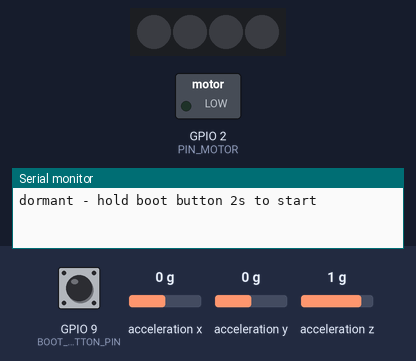
Simulated run of this sketch. Board: ESP32-C3. Parts: 4 RGB LEDs in strip order, left to right, switched loads named in the sketch (green lamp = pin HIGH), the last lines printed to the serial monitor. Wiring (inferred from the names in the program): MPU-6050 motion sensor at I2C address 0x68. Inputs (shaded band) come from the test bench; at power-on: GPIO 9 (BOOT_BUTTON_PIN) HIGH, acceleration y 0 g, acceleration x 0 g, acceleration z 1 g. Dim RGB values are drawn brighter than linear; random numbers use the default seed unless the sketch sets one.

Above: at 3.2 s.
3.3 s: GPIO 9 (BOOT_BUTTON_PIN) pulled LOW for 3.2 s
At 6.3 s:
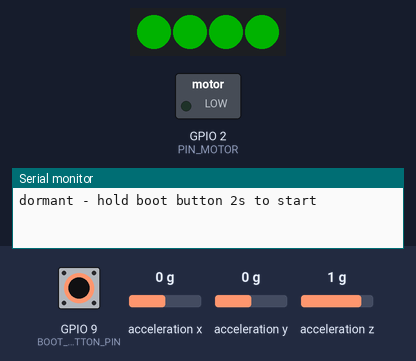
9.5 s: acceleration y set to -1.4 g
12.5 s: GPIO 9 (BOOT_BUTTON_PIN) pulled LOW for 3.2 s
At 15.0 s:
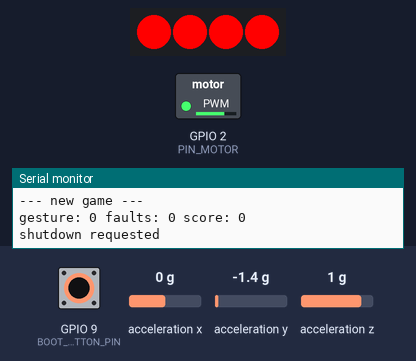
17.2 s: GPIO 9 (BOOT_BUTTON_PIN) pulled LOW for 3.2 s
At 20.9 s:
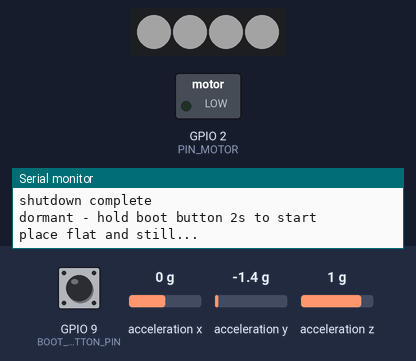
23.4 s: acceleration x set to -0.4 g
26.4 s: acceleration x set to -0.7 g
At 32.5 s:
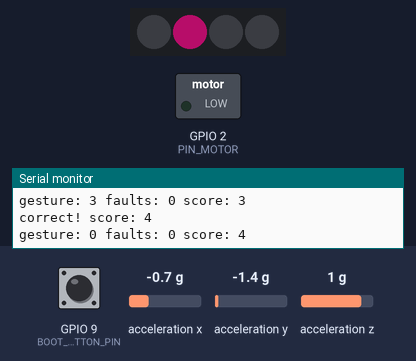
Timing chart, 0 to 38.8 s (numbered marks = the images above; inputs shaded):
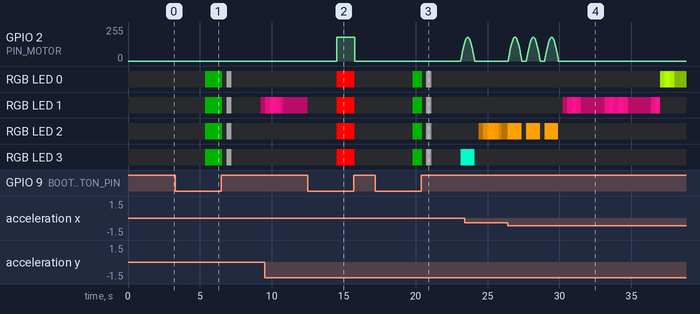

The sketch:

stones.ino
```cpp
#include <Wire.h>
#include <Adafruit_NeoPixel.h>
#include "settings.h"
#include "sensors.h"
#include "motor.h"
#include "motion.h"
#include "boot_button.h"
#include "leds.h"

// ---------------------------------------------------------------------------
// STARTUP
// ---------------------------------------------------------------------------

// Block until the stone is flat and still, then flash green to confirm ready.
void waitStill() {
  Serial.println("place flat and still...");
  bool isStill = false;
  while (!isStill) {
    ledWaitStill();

    int16_t samples[10];
    long sumX = 0;
    for (int i = 0; i < 10; i++) {
      samples[i] = readAX();
      sumX += samples[i];
      delay(20);
    }
    int16_t meanX = sumX / 10;
    int maxDev = 0;
    for (int i = 0; i < 10; i++) {
      int dev = abs(samples[i] - meanX);
      if (dev > maxDev) maxDev = dev;
    }
    if (maxDev < 500) isStill = true;
  }

  pixels.fill(pixels.Color(0, 255, 0));
  pixels.setBrightness(60);
  pixels.show();
  delay(800);
  clearLED();
  Serial.println("ready");
}

// Sit dormant (LEDs off) until the boot button is held for LONG_PRESS_TIME.
// All LEDs flash green at the 2s mark while the button is still held.
// Returns once the button is released after the threshold.
void waitForStartup() {
  clearLED();
  resetButtonState();
  Serial.println("dormant - hold boot button 2s to start");

  bool showingGreen = false;

  while (true) {
    bool released = checkBootButtonLongPress();

    if (checkBootButtonThresholdReached()) {
      showingGreen = true;
    }

    if (showingGreen) {
      pixels.fill(pixels.Color(0, 255, 0));
      pixels.setBrightness(60);
      pixels.show();
    }

    if (released) {
      clearLED();
      return;
    }

    delay(16);
  }
}

// ---------------------------------------------------------------------------
// SHUTDOWN
// ---------------------------------------------------------------------------

// Called after ledBreathe() sets shutdownRequested.
// At this point the button has been held for exactly LONG_PRESS_TIME.
// Flash red, wait for release, then lock out for LONG_PRESS_TIME so the
// same held gesture cannot immediately register as a startup.
void runShutdown() {
  motorOff();

  // All LEDs red + haptic pulse to confirm shutdown
  pixels.fill(pixels.Color(255, 0, 0));
  pixels.setBrightness(255);
  pixels.show();
  motorBuzz(180);

  // Wait for button release
  while (digitalRead(BOOT_BUTTON_PIN) == LOW) {
    delay(16);
  }
  delay(DEBOUNCE_TIME);
  motorOff();
  clearLED();

  // Lockout: ignore all input for LONG_PRESS_TIME so the release
  // cannot bleed into the next startup detection loop
  delay(LONG_PRESS_TIME);

  Serial.println("shutdown complete");
}

// ---------------------------------------------------------------------------
// ARDUINO ENTRY POINTS
// ---------------------------------------------------------------------------

void setup() {
  pinMode(PIN_MOTOR, OUTPUT);
  digitalWrite(PIN_MOTOR, LOW);

  // Attach LEDC before the serial delay so the motor pin is under PWM
  // control (duty 0) from the very start, with no window for a glitch.
  ledcAttach(PIN_MOTOR, MOTOR_FREQ, MOTOR_RESOLUTION);
  ledcWrite(PIN_MOTOR, 0);

  Serial.begin(115200);
  delay(2000);

  Wire.begin(PIN_SDA, PIN_SCL);
  Wire.beginTransmission(MPU_ADDR);
  Wire.write(0x6B);
  Wire.write(0);
  Wire.endTransmission(true);

  Wire.beginTransmission(MPU_ADDR);
  Wire.write(0x1B);
  Wire.write(0x08);
  Wire.endTransmission(true);

  pixels.begin();
  pixels.setBrightness(40);

  initBootButton();
  randomSeed(analogRead(0));
  // Device stays dormant - loop() handles the startup wait
}

void loop() {
  waitForStartup();
  waitStill();

  // Keep playing new games until a manual shutdown - game over just restarts
  while (true) {
    int faults = 0;
    int score = 0;
    unsigned long timeLimit = TIME_MAX;

    Serial.println("--- new game ---");
    delay(1000);

    while (faults < MAX_LIVES) {
      int gesture = random(4);
      bool correct = false;

      Serial.print("gesture: "); Serial.print(gesture);
      Serial.print(" faults: "); Serial.print(faults);
      Serial.print(" score: "); Serial.println(score);

      switch (gesture) {
        case 0: correct = ledBreathe(LED_LEFT,   timeLimit); break;
        case 1: correct = ledBreathe(LED_RIGHT,  timeLimit); break;
        case 2: correct = ledBreathe(LED_TOP,    timeLimit); break;
        case 3: correct = ledBreathe(LED_BOTTOM, timeLimit); break;
      }

      // Button held 2s - shut down and go dormant
      if (shutdownRequested) {
        shutdownRequested = false;
        Serial.println("shutdown requested");
        runShutdown();
        return;  // loop() restarts → waitForStartup()
      }

      if (correct) {
        score++;
        if (score % 2 == 0) {
          timeLimit = max((unsigned long)TIME_MIN, (unsigned long)(timeLimit * 0.9));
        }
        Serial.print("correct! score: "); Serial.println(score);
      } else {
        faults++;
        Serial.print("fault: "); Serial.println(faults);
        if (faults >= MAX_LIVES) {
          ledGameOver();
          Serial.print("game over. score: "); Serial.println(score);
          delay(3000);
        }
      }
    }
    // Game over - loop back and start a fresh game automatically
  }
}
```

boot_button.h
```cpp
#ifndef BOOT_BUTTON_H
#define BOOT_BUTTON_H

#include "settings.h"

// ============================================================================
// BOOT BUTTON CONTROL
// ============================================================================
// Detects long-press on the ESP32-C3 boot button (GPIO 9)
// Used for startup and shutdown of the game
//
//
// Button behavior:
// - Long-press (> 1.5 seconds) in OFF state: starts the game
// - Long-press (> 1.5 seconds) in RUNNING state: stops and enters deep sleep
// - Short presses are ignored (debounced)
// ============================================================================

// Button states
#define BUTTON_IDLE    0
#define BUTTON_PRESSED 1

// Debounce threshold (milliseconds) - ignore bounces shorter than this
#define DEBOUNCE_TIME 50

// Long-press threshold (milliseconds) - must hold for this long to trigger
#define LONG_PRESS_TIME 2000

// Track button state and timing
unsigned long buttonPressStart = 0;
int lastButtonState = HIGH;  // Boot button is pulled high, active low
bool buttonThresholdFlashed = false;  // Track if we've given feedback for this press
bool shutdownRequested = false;

// Initialize boot button for reading
// Must be called in setup()
void initBootButton() {
  pinMode(BOOT_BUTTON_PIN, INPUT_PULLUP);
}

// Reset button state machine - call before entering a new wait loop
// so stale state from a previous press doesn't carry over
void resetButtonState() {
  buttonPressStart = 0;
  lastButtonState = HIGH;
  buttonThresholdFlashed = false;
}

// Check if boot button has been long-pressed
// Returns true once per long-press event
// Call this regularly in your loop
bool checkBootButtonLongPress() {
  int buttonState = digitalRead(BOOT_BUTTON_PIN);

  // Button pressed (active low on boot button)
  if (buttonState == LOW && lastButtonState == HIGH) {
    delay(DEBOUNCE_TIME);  // Debounce
    if (digitalRead(BOOT_BUTTON_PIN) == LOW) {
      buttonPressStart = millis();
      buttonThresholdFlashed = false;  // Reset feedback flag for new press
    }
    lastButtonState = LOW;
  }

  // Button released
  else if (buttonState == HIGH && lastButtonState == LOW) {
    delay(DEBOUNCE_TIME);  // Debounce
    if (digitalRead(BOOT_BUTTON_PIN) == HIGH) {
      // Check if hold time exceeded long-press threshold
      unsigned long holdTime = millis() - buttonPressStart;
      lastButtonState = HIGH;
      buttonThresholdFlashed = false;  // Reset feedback flag on release

      if (holdTime >= LONG_PRESS_TIME) {
        return true;  // Long-press detected!
      }
    }
  }

  lastButtonState = buttonState;
  return false;
}

// Check if boot button has reached the long-press threshold while still holding
// Returns true once per press when 2-second mark is reached
// Used to give visual feedback that user can now release the button
bool checkBootButtonThresholdReached() {
  int buttonState = digitalRead(BOOT_BUTTON_PIN);

  // Button is currently pressed, threshold reached, and we haven't flashed yet for this press
  if (buttonState == LOW && !buttonThresholdFlashed) {
    unsigned long holdTime = millis() - buttonPressStart;

    if (holdTime >= LONG_PRESS_TIME) {
      buttonThresholdFlashed = true;  // Mark that we've given feedback for this press
      return true;  // Signal that threshold reached!
    }
  }

  return false;
}

#endif
```

leds.h
```cpp
#ifndef LEDS_H
#define LEDS_H

#include <Adafruit_NeoPixel.h>
#include "settings.h"
#include "motion.h"
#include "motor.h"
#include "boot_button.h"

// ============================================================================
// NEOPIXEL LED CONTROL FUNCTIONS
// ============================================================================
// These functions control the 4 WS2812B RGB LEDs (NeoPixels).
// Each LED corresponds to a direction: TOP, LEFT, BOTTOM, RIGHT
//
// Color scheme:
// - TOP (0):    Lime green (180, 255, 0)
// - LEFT (1):   Hot pink (255, 20, 147)
// - BOTTOM (2): Amber (255, 160, 0)
// - RIGHT (3):  Aqua (0, 255, 200)
// ============================================================================

// Global NeoPixel object
Adafruit_NeoPixel pixels(NUMPIXELS, PIN_NEOPIXEL, NEO_GRB + NEO_KHZ800);

// Get the RGB color for a specific LED position
// Fills r, g, b references with the color values for that LED
void getColour(int led, int &r, int &g, int &b) {
  switch(led) {
    case LED_TOP:
      r = 180;
      g = 255;
      b = 0;
      break; // Lime green

    case LED_LEFT:
      r = 255;
      g = 20;
      b = 147;
      break; // Hot pink

    case LED_BOTTOM:
      r = 255;
      g = 160;
      b = 0;
      break; // Amber

    case LED_RIGHT:
      r = 0;
      g = 255;
      b = 200;
      break; // Aqua
  }
}

// Turn on a single LED with its assigned color at full brightness
void setLED(int led) {
  int r, g, b;
  getColour(led, r, g, b);
  pixels.clear();
  pixels.setPixelColor(led, pixels.Color(r, g, b));
  pixels.setBrightness(255);
  pixels.show();
}

// Turn off all LEDs
void clearLED() {
  pixels.clear();
  pixels.show();
}

// Wait to see if the boot button is held for a full LONG_PRESS_TIME.
// Called immediately after detecting a press during gameplay.
// Sets shutdownRequested = true if the threshold is reached.
static void _handleButtonPressDuringGame() {
  unsigned long pressStart = millis();
  while (digitalRead(BOOT_BUTTON_PIN) == LOW) {
    if (millis() - pressStart >= LONG_PRESS_TIME) {
      shutdownRequested = true;
      return;
    }
    delay(16);
  }
  // Released before 2s - not a shutdown, just a missed move
}

// Gently pulse an LED with a breathing animation for a time limit.
// If the player tilts in the correct direction, performs a haptic ramp and returns true.
// If time runs out, returns false.
// If the boot button is held for LONG_PRESS_TIME, sets shutdownRequested and returns false.
bool ledBreathe(int led, unsigned long timeLimit) {
  int r, g, b;
  getColour(led, r, g, b);

  unsigned long start = millis();
  float period = timeLimit * 0.8;

  while (millis() - start < timeLimit) {

    // Interrupt immediately on any button press; wait to see if it's a long hold
    if (digitalRead(BOOT_BUTTON_PIN) == LOW) {
      motorOff();
      clearLED();
      _handleButtonPressDuringGame();
      return false;
    }

    // Check if player tilted in the correct direction
    if (checkTilt(led)) {
      for (int i = 0; i < 60; i++) {
        float phase = (float)i / 60.0f;
        float s = sin(phase * PI);
        motorBuzz((int)(s * 180));
        pixels.clear();
        pixels.setPixelColor(led, pixels.Color(r, g, b));
        pixels.setBrightness(255);
        pixels.show();
        delay(16);

        if (digitalRead(BOOT_BUTTON_PIN) == LOW) {
          motorOff();
          clearLED();
          _handleButtonPressDuringGame();
          return false;
        }
      }
      motorOff();
      clearLED();
      delay(300);
      return true;
    }

    // Gentle sine pulse to guide the player
    unsigned long elapsed = millis() - start;
    float phase = (float)(elapsed % (unsigned long)period) / period;
    float s = sin(phase * TWO_PI);
    float brightness = 8.0f + max(0.0f, s * 22.0f);

    pixels.clear();
    pixels.setPixelColor(led, pixels.Color(
      (int)(r * brightness / 30.0f),
      (int)(g * brightness / 30.0f),
      (int)(b * brightness / 30.0f)
    ));
    pixels.setBrightness(255);
    pixels.show();
    delay(16);
  }

  motorOff();
  clearLED();
  return false;
}

// Flash animation: pulse red quickly 3 times when player loses
// Synchronized motor pulses create an alarming haptic effect
// Used to signal game over with clear, alarming feedback
void ledGameOver() {
  for (int i = 0; i < 3; i++) {
    // Red flash on + motor pulse
    pixels.setBrightness(255);
    pixels.fill(pixels.Color(255, 0, 0));  // Bright red
    pixels.show();
    motorBuzz(255);  // Full power buzz during flash
    delay(400);

    // All off
    clearLED();
    motorOff();
    delay(200);
  }
  motorOff();
  clearLED();
}

// Breathing white animation while waiting for player to place stone flat
// Gently fades brightness up and down to signal "waiting, do not move"
void ledWaitStill() {
  // Fade in: brightness 0 to 40
  for (int brightness = 0; brightness <= 40; brightness++) {
    pixels.fill(pixels.Color(255, 255, 255));  // White
    pixels.setBrightness(brightness);
    pixels.show();
    delay(8);
  }

  // Fade out: brightness 40 to 0
  for (int brightness = 40; brightness >= 0; brightness--) {
    pixels.fill(pixels.Color(255, 255, 255));  // White
    pixels.setBrightness(brightness);
    pixels.show();
    delay(8);
  }
}

#endif
```

motion.h
```cpp
#ifndef MOTION_H
#define MOTION_H

#include "settings.h"
#include "sensors.h"

// ============================================================================
// MOTION DETECTION & DIRECTION FUNCTIONS
// ============================================================================
// These functions detect how the stone is tilted and in which direction.
// Uses accelerometer readings from the MPU-6050 sensor.
//
// How it works:
// 1. Read raw acceleration values from X and Y axes
// 2. Compare current values against calibrated REST positions
// 3. Calculate a percentage (0-100%) showing how far tilted in that direction
// 4. Use the percentage to decide if tilt is strong enough (threshold check)
// ============================================================================

// Get tilt percentage in a specific direction
// Returns 0-100, where 100 is fully tilted in that direction
// Uses calibration values from settings.h to map raw sensor readings to percentages
float getDirectionPct(int direction) {
  float ax = readAX();
  float ay = readAY();

  switch(direction) {
    case LED_TOP:
      // Forward tilt (top away from you)
      // ax increases as you tilt forward
      return ax > AX_REST ? constrain((ax - AX_REST) / (AX_FORWARD - AX_REST) * 100, 0, 100) : 0;

    case LED_LEFT:
      // Left tilt (left side down)
      // ay increases as you tilt left
      return ay > AY_REST ? constrain((ay - AY_REST) / (AY_LEFT - AY_REST) * 100, 0, 100) : 0;

    case LED_RIGHT:
      // Right tilt (right side down)
      // ay decreases as you tilt right
      return ay < AY_REST ? constrain((AY_REST - ay) / (AY_REST - AY_RIGHT) * 100, 0, 100) : 0;

    case LED_BOTTOM:
      // Back tilt (bottom away from you)
      // ax decreases as you tilt backward
      return ax < AX_REST ? constrain((AX_REST - ax) / (AX_REST - AX_BACK) * 100, 0, 100) : 0;
  }
  return 0;
}

// Check if device is tilted enough in a specific direction
// Returns true if tilt percentage exceeds 60% threshold
bool checkTilt(int direction) {
  return getDirectionPct(direction) >= 60.0f;
}

#endif
```

motor.h
```cpp
#ifndef MOTOR_H
#define MOTOR_H

#include "settings.h"

// ============================================================================
// MOTOR / HAPTIC FEEDBACK FUNCTIONS
// ============================================================================
// These functions control the vibration motor using PWM (Pulse Width Modulation).
// PWM lets us vary motor power from 0 (off) to 255 (full power) for different
// intensities of vibration feedback.
//
// The motor is attached to PIN_MOTOR and uses:
// - MOTOR_FREQ: PWM frequency (5000 Hz)
// - MOTOR_RESOLUTION: 8-bit resolution (values 0-255)
// ============================================================================

// Turn off the motor - set PWM output to 0
void motorOff() {
  ledcWrite(PIN_MOTOR, 0);
}

// Buzz motor at a specific power level
// power: 0 (off) to 255 (full power)
// Call motorOff() to stop
void motorBuzz(int power) {
  ledcWrite(PIN_MOTOR, constrain(power, 0, 255));
}

// Ramp motor power from start to end over a duration
// Smoothly increases or decreases motor intensity
// This creates a building or fading rumble effect
//
// startPower: initial PWM value (0-255)
// endPower: final PWM value (0-255)
// durationMs: how long the ramp takes in milliseconds
void motorRamp(int startPower, int endPower, unsigned long durationMs) {
  int steps = 50;  // Number of ramp steps

  for (int step = 0; step <= steps; step++) {
    // Linear interpolation: blend from start to end power
    float progress = (float)step / (float)steps;  // 0.0 to 1.0
    int currentPower = (int)(startPower + (endPower - startPower) * progress);

    ledcWrite(PIN_MOTOR, currentPower);
    delay(durationMs / steps);
  }
}

// Single pulse of motor vibration
// Quick rumble with smooth ramp up and down
//
// power: peak PWM value (0-255) at the middle of the pulse
// durationMs: how long the entire pulse takes (up + down)
void motorPulse(int power, unsigned long durationMs) {
  motorRamp(0, power, durationMs / 2);     // Ramp up to peak
  motorRamp(power, 0, durationMs / 2);     // Ramp down to off
}

#endif
```

Source omitted: sensors.h (3197 bytes), settings.h (1028 bytes)

Measured:
- the behaviour switches between -0.5 and -0.6 g on acceleration x (found by bisection; images 3 and 4)
- after the input at 17.2 s, GPIO 2 (PIN_MOTOR): moves from 0/255 to 132/255 over 0.24 s, starting after 5.9 s
